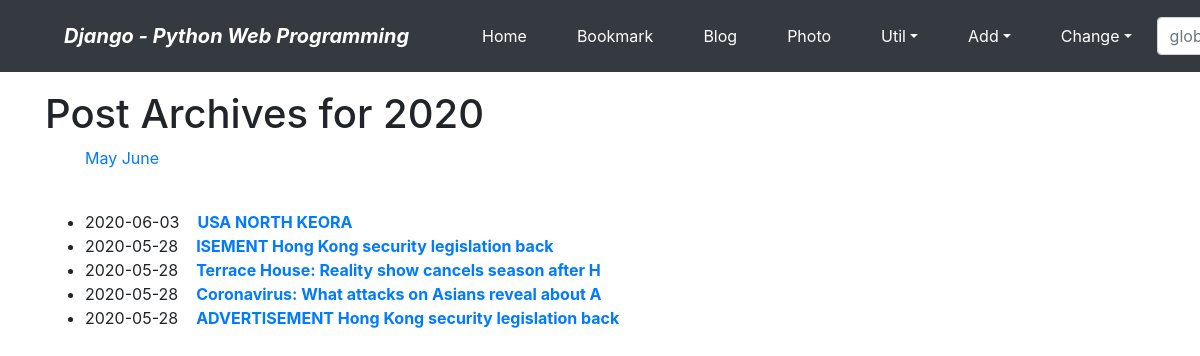
The page /blog/archive/2020/ on the database as committed earlier.
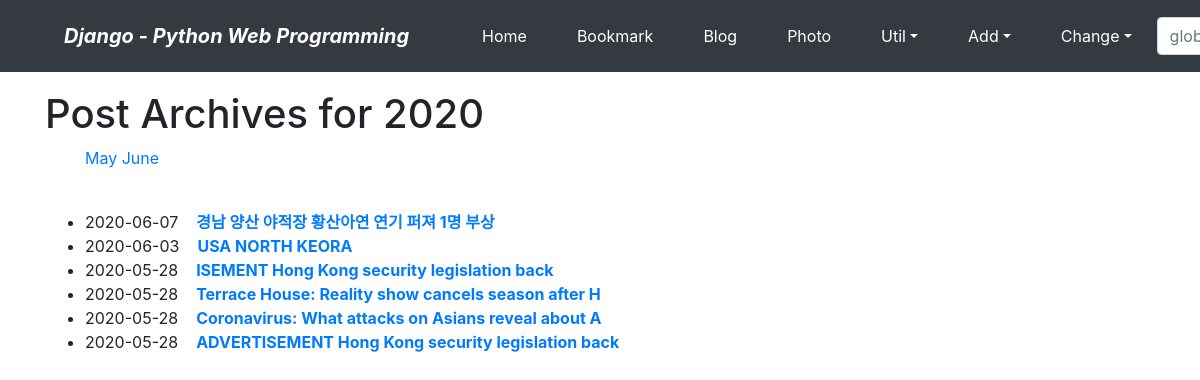
The same page on the database as committed later.
### blog/models.py (models this page shows, shortened)
class Post(models.Model):
    title = models.CharField(verbose_name='TITLE', max_length=50)
    slug = models.SlugField("SLUG",unique=True, allow_unicode=True, help_text='one word for title alias.')
    description = models.CharField('DESCRIPTION', max_length=100, blank=True, help_text='simple description text.')
    content = models.TextField("CONTENT")
    create_dt = models.DateTimeField('CREATE DATE', auto_now_add=True)
    modify_dt = models.DateTimeField("MODIFY DATE", auto_now=True)
    tags = TaggableManager(blank=True)
    owner = models.ForeignKey(User, on_delete=models.CASCADE, verbose_name='OWNER', blank=True, null=True)
    class Meta:
        verbose_name = 'post'
        verbose_name_plural = 'posts'
        db_table = 'blog_posts'
        ordering = ('-modify_dt',)
    def get_absolute_url(self):
        return reverse('blog:post_detail', args=(self.slug,))

### blog/views.py (the view)
# urls.py: path('archive/<int:year>/', views.PostYAV.as_view(), name='post_year_archive'),
class PostYAV(YearArchiveView):
    model = Post
    date_field = 'modify_dt'
    make_object_list = True

### blog/templates/blog/post_archive_year.html (shortened to what this page needs)
{% extends "base.html" %}
{% block content %}
    <h1>Post Archives for {{ year|date:"Y" }}</h1>
    <ul>
        {% for date in date_list %}
        <li style="display: inline;">
            <a href="{% url 'blog:post_month_archive' year|date:'Y' date|date:'b' %}">{{ date|date:'F' }}</a></li>
        {% endfor %}
    </ul>
    <br>
    <div>
        <ul>
            {% for post in object_list %}
            <li>{{ post.modify_dt|date:"Y-m-d" }}&nbsp;&nbsp;&nbsp;
            <a href="{{ post.get_absolute_url }}"><strong>{{ post.title }}</strong></a></li>
            {% endfor %}
        </ul>
    </div>
{% endblock %}

Rows that differ between the two databases and show on the page:
added Post: modify_dt "2020-06-07", title "경남 양산 야적장 황산아연 연기 퍼져 1명 부상"
